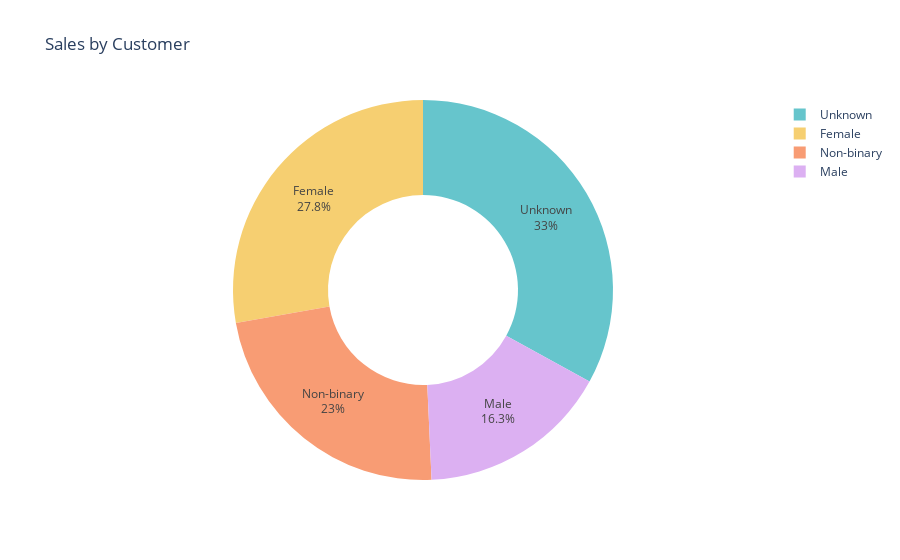

Notebook code cell kept with this figure:
### Code cell
Customer_data = data.groupby('Customer demographics')['Number of products sold'].sum().reset_index()

pie_chart = px.pie(Customer_data,values='Number of products sold', names='Customer demographics',
                  title='Sales by Customer',
                  hover_data=['Number of products sold'],
                  hole=0.5,
                  color_discrete_sequence=px.colors.qualitative.Pastel
                  )
pie_chart.update_traces(textposition='inside',textinfo='percent+label')
pie_chart.show()

### Figure 1 — Plotly figure (JSON) as saved in the notebook; plotly's stock layout.template omitted (floating-point values rounded to 4 significant figures)
{"data": [{"customdata": [[12801], [7507], [10580], [15211]], "domain": {"x": [0, 1], "y": [0, 1]}, "hole": 0.5, "hovertemplate": "Customer demographics=%{label}<br>Number of products sold=%{customdata[0]}<extra></extra>", "labels": ["Female", "Male", "Non-binary", "Unknown"], "legendgroup": "", "name": "", "showlegend": true, "textinfo": "percent+label", "textposition": "inside", "type": "pie", "values": [12801, 7507, 10580, 15211]}], "layout": {"autosize": true, "legend": {"tracegroupgap": 0}, "piecolorway": ["rgb(102, 197, 204)", "rgb(246, 207, 113)", "rgb(248, 156, 116)", "rgb(220, 176, 242)", "rgb(135, 197, 95)", "rgb(158, 185, 243)", "rgb(254, 136, 177)", "rgb(201, 219, 116)", "rgb(139, 224, 164)", "rgb(180, 151, 231)", "rgb(179, 179, 179)"], "title": {"text": "Sales by Customer"}}}
